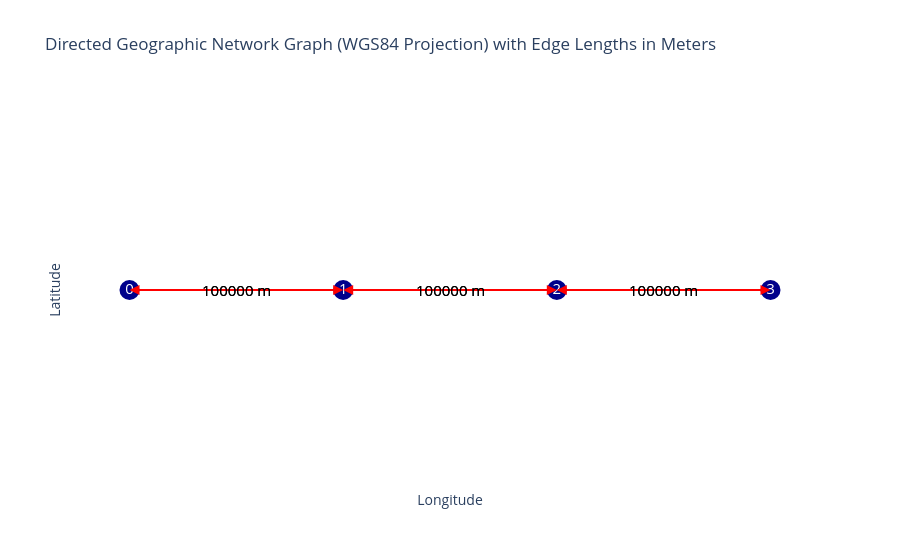

Write notebook code for a chart like this one.
### Code cell
opentnsim.graph.plot_graph(FG)

### Figure 1 — Plotly figure (JSON) as saved in the notebook; plotly's stock layout.template omitted (floating-point values rounded to 4 significant figures)
{"data": [{"hoverinfo": "none", "line": {"color": "red", "width": 2}, "mode": "lines", "type": "scatter", "x": [0, 0.8983], "y": [0, 0]}, {"hoverinfo": "none", "line": {"color": "red", "width": 2}, "mode": "lines", "type": "scatter", "x": [0.8983, 0], "y": [0, 0]}, {"hoverinfo": "none", "line": {"color": "red", "width": 2}, "mode": "lines", "type": "scatter", "x": [0.8983, 1.797], "y": [0, 0]}, {"hoverinfo": "none", "line": {"color": "red", "width": 2}, "mode": "lines", "type": "scatter", "x": [1.797, 0.8983], "y": [0, 0]}, {"hoverinfo": "none", "line": {"color": "red", "width": 2}, "mode": "lines", "type": "scatter", "x": [1.797, 2.695], "y": [0, 0]}, {"hoverinfo": "none", "line": {"color": "red", "width": 2}, "mode": "lines", "type": "scatter", "x": [2.695, 1.797], "y": [0, 0]}, {"hoverinfo": "text", "marker": {"color": "darkblue", "size": 20}, "mode": "markers+text", "text": ["0", "1", "2", "3"], "textfont": {"color": "white", "size": 15}, "textposition": "middle center", "type": "scatter", "x": [0, 0.8983, 1.797, 2.695], "y": [0, 0, 0, 0]}], "layout": {"annotations": [{"arrowcolor": "red", "arrowhead": 2, "arrowsize": 2, "arrowwidth": 1, "ax": 0, "axref": "x", "ay": 0, "ayref": "y", "showarrow": true, "x": 0.8983, "xref": "x", "y": 0, "yref": "y"}, {"arrowcolor": "red", "arrowhead": 2, "arrowsize": 2, "arrowwidth": 1, "ax": 0.8983, "axref": "x", "ay": 0, "ayref": "y", "showarrow": true, "x": 0, "xref": "x", "y": 0, "yref": "y"}, {"arrowcolor": "red", "arrowhead": 2, "arrowsize": 2, "arrowwidth": 1, "ax": 0.8983, "axref": "x", "ay": 0, "ayref": "y", "showarrow": true, "x": 1.797, "xref": "x", "y": 0, "yref": "y"}, {"arrowcolor": "red", "arrowhead": 2, "arrowsize": 2, "arrowwidth": 1, "ax": 1.797, "axref": "x", "ay": 0, "ayref": "y", "showarrow": true, "x": 0.8983, "xref": "x", "y": 0, "yref": "y"}, {"arrowcolor": "red", "arrowhead": 2, "arrowsize": 2, "arrowwidth": 1, "ax": 1.797, "axref": "x", "ay": 0, "ayref": "y", "showarrow": true, "x": 2.695, "xref": "x", "y": 0, "yref": "y"}, {"arrowcolor": "red", "arrowhead": 2, "arrowsize": 2, "arrowwidth": 1, "ax": 2.695, "axref": "x", "ay": 0, "ayref": "y", "showarrow": true, "x": 1.797, "xref": "x", "y": 0, "yref": "y"}, {"font": {"color": "black", "size": 15}, "showarrow": false, "text": "100000 m", "x": 0.4492, "y": 0}, {"font": {"color": "black", "size": 15}, "showarrow": false, "text": "100000 m", "x": 0.4492, "y": 0}, {"font": {"color": "black", "size": 15}, "showarrow": false, "text": "100000 m", "x": 1.347, "y": 0}, {"font": {"color": "black", "size": 15}, "showarrow": false, "text": "100000 m", "x": 1.347, "y": 0}, {"font": {"color": "black", "size": 15}, "showarrow": false, "text": "100000 m", "x": 2.246, "y": 0}, {"font": {"color": "black", "size": 15}, "showarrow": false, "text": "100000 m", "x": 2.246, "y": 0}], "plot_bgcolor": "white", "showlegend": false, "title": {"text": "Directed Geographic Network Graph (WGS84 Projection) with Edge Lengths in Meters"}, "xaxis": {"showgrid": false, "showticklabels": false, "title": {"text": "Longitude"}, "zeroline": false}, "yaxis": {"showgrid": false, "showticklabels": false, "title": {"text": "Latitude"}, "zeroline": false}}}
